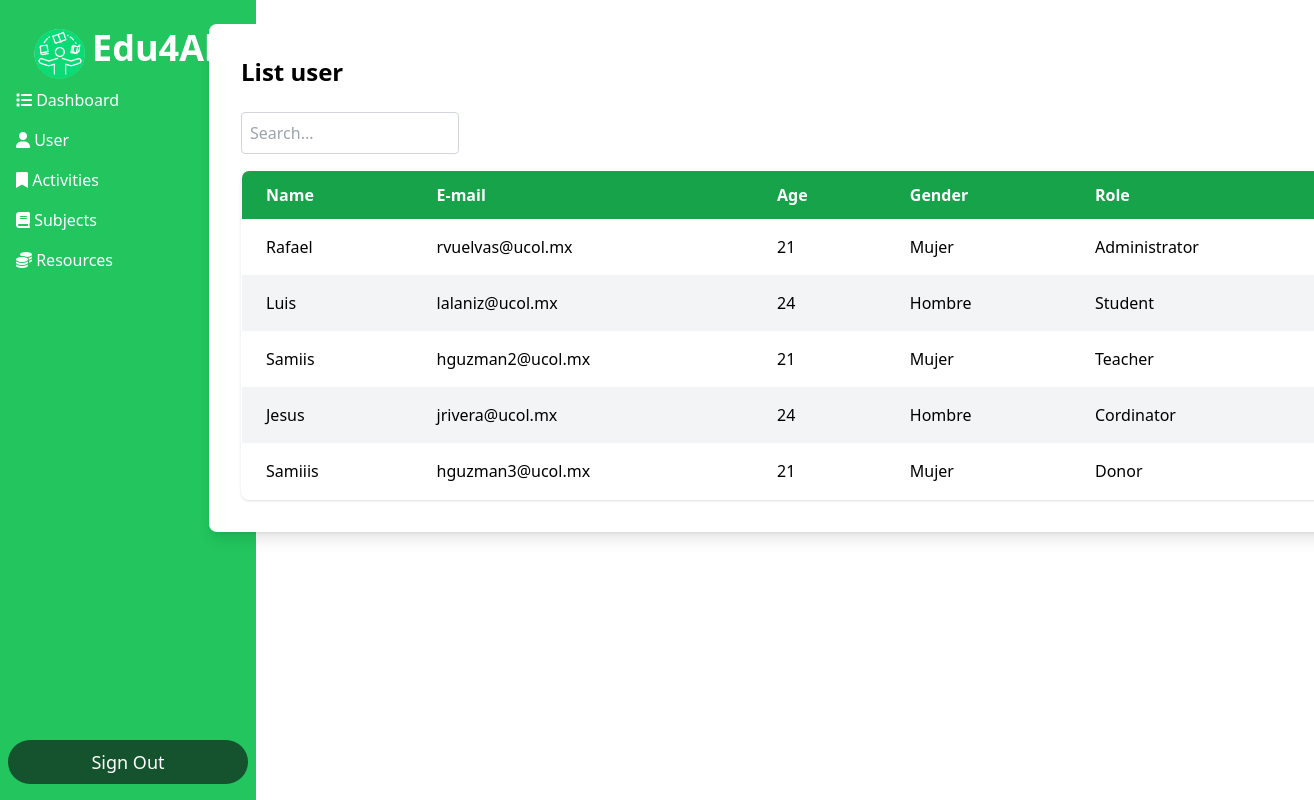
/Dashboard_Cordinador/Dashboard.php?action=listar_usuarios (signed in), run on an earlier commit of the app's database.
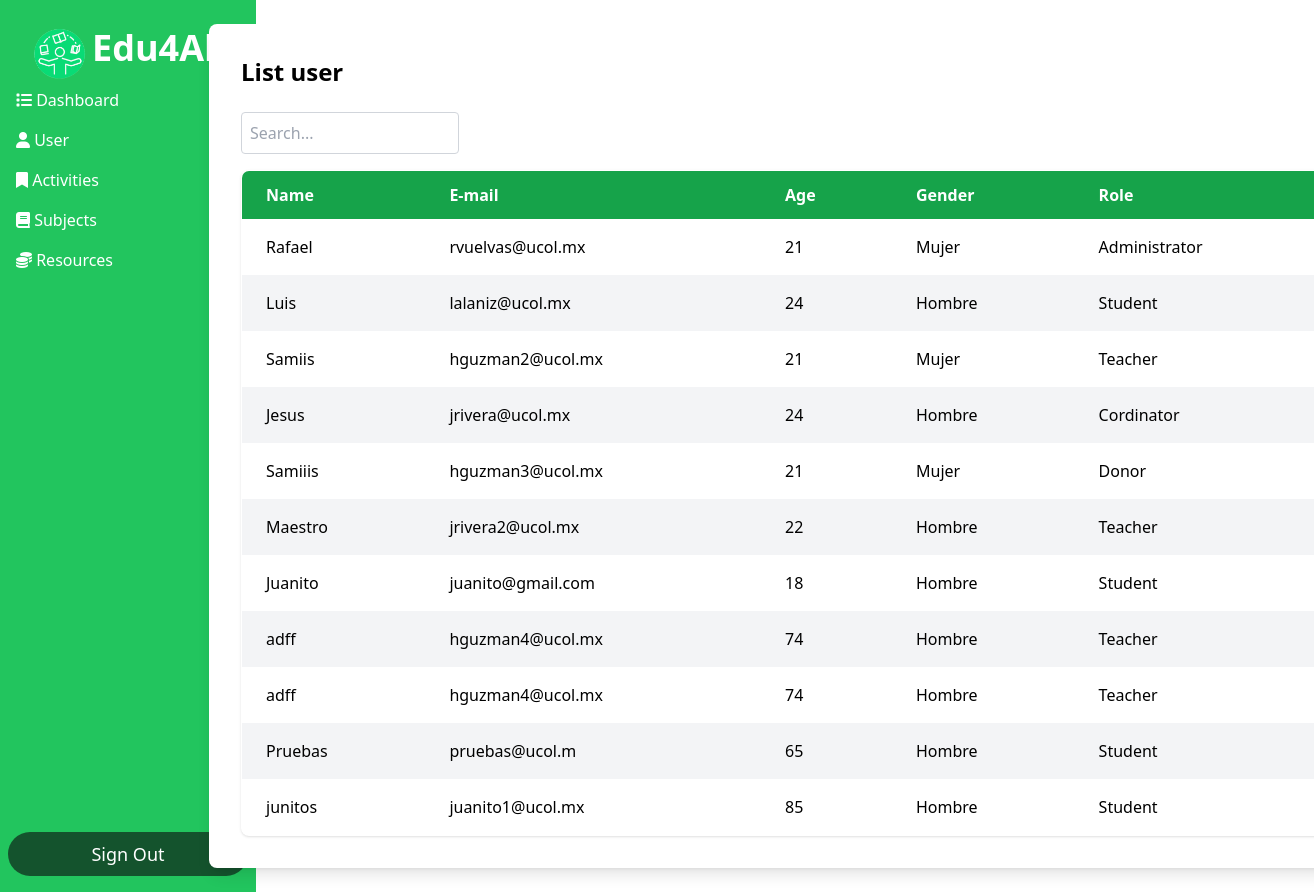
And on a later commit of the database.
### tables this page shows
CREATE TABLE `usuarios` (
  `id` int(11) NOT NULL,
  `nombre` varchar(100) DEFAULT NULL,
  `correo` varchar(100) DEFAULT NULL,
  `password` varchar(10) NOT NULL,
  `genero` varchar(10) DEFAULT NULL,
  `edad` int(11) DEFAULT NULL,
  `tipo_usuario` varchar(50) DEFAULT NULL,
  `fecha_nac` date NOT NULL
);

### Conexion/conexion.php (called while the page is built, shortened)
<?php
	class Conexion
	{
		private $host='localhost';
		private $usuario='root';
		private $password = '';
		private $base='escuela';
		public $sentencia;
		private $conexion;
		private function abrir_conexion(){
			$this->conexion = new mysqli($this->host,$this->usuario,$this->password,$this->base);
		}
		public function obtener_sentencia(){
			$result = $this->conexion->query($this->sentencia);
			return $result;
		}
	}
?>

### Conexion/contacto.php (called while the page is built, shortened)
<?php
    include ("conexion.php");
    class Contacto extends Conexion {
        public function consultar(){
            $this->sentencia = "SELECT * FROM usuarios";
            $result = $this->obtener_sentencia();
            return $result;
        }
    }
?>

### Dashboard_Cordinador/listausuarios.php (the view, shortened to what this page needs)
<?php
require_once("../Conexion/contacto.php");
$obj = new Contacto();
$tipo_usuario = isset($_POST['tipo_usuario']) ? $_POST['tipo_usuario'] : '';
if ($tipo_usuario !== '') {
    $resultado = $obj->consultaxtipo($tipo_usuario);
} else {
    $resultado = $obj->consultar();
}
?>
<div class="max-w-6xl translate-x-32 mx-auto bg-white p-8 rounded-lg shadow-lg">
    <h1 class="text-2xl font-bold mb-6">List user</h1>
    <input type="text" id="commandPalette" placeholder="Search..." class="block w-1/5 p-2 border border-gray-300 rounded mb-4">
    <table class="min-w-full mx-auto table-auto border-collapse border border-gray-300 rounded-lg overflow-hidden shadow">
        <thead>
            <tr class="bg-green-600 text-white">
                <th class="px-6 py-3 text-left">Name</th>
                <th class="px-6 py-3 text-left">E-mail</th>
                <th class="px-6 py-3 text-left">Age</th>
                <th class="px-6 py-3 text-left">Gender</th>
                <th class="px-6 py-3 text-left">Role</th>
            </tr>
        </thead>
        <tbody id="userTable">
            <?php while ($registro = $resultado->fetch_assoc()): ?>
                <tr class="even:bg-gray-100 hover:bg-gray-200">
                    <td class="px-6 py-4"><?php echo htmlspecialchars($registro["nombre"]); ?></td>
                    <td class="px-6 py-4"><?php echo htmlspecialchars($registro["correo"]); ?></td>
                    <td class="px-6 py-4"><?php echo htmlspecialchars($registro["edad"]); ?></td>
                    <td class="px-6 py-4"><?php echo htmlspecialchars($registro["genero"]); ?></td>
                    <td class="px-6 py-4"><?php echo htmlspecialchars($registro["tipo_usuario"]); ?></td>
                </tr>
            <?php endwhile; ?>
        </tbody>
    </table>
</div>

What changed in the data, as far as the page shows it:
added usuarios: nombre "Maestro", correo "jrivera2@ucol.mx", edad "22", genero "Hombre", tipo_usuario "Teacher"
added usuarios: nombre "Juanito", correo "juanito@gmail.com", edad "18", genero "Hombre", tipo_usuario "Student"
added usuarios: nombre "adff", correo "hguzman4@ucol.mx", edad "74", genero "Hombre", tipo_usuario "Teacher"
added usuarios: nombre "adff", correo "hguzman4@ucol.mx", edad "74", genero "Hombre", tipo_usuario "Teacher"
added usuarios: nombre "Pruebas", correo "pruebas@ucol.m", edad "65", genero "Hombre", tipo_usuario "Student"
added usuarios: nombre "junitos", correo "juanito1@ucol.mx", edad "85", genero "Hombre", tipo_usuario "Student"
